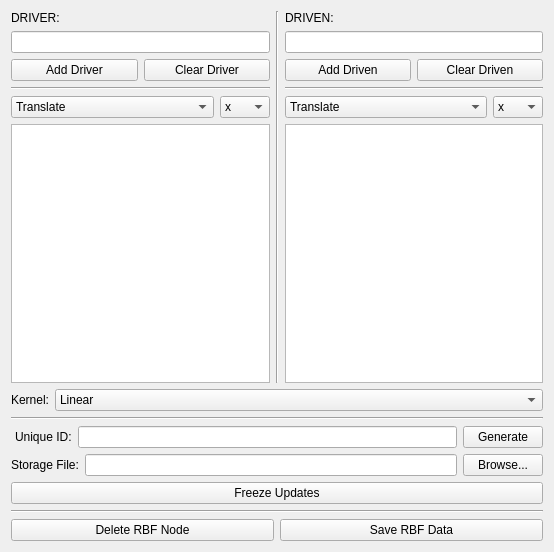
<?xml version="1.0" encoding="UTF-8"?>
<ui version="4.0">
 <class>Form</class>
 <widget class="QWidget" name="Form">
  <property name="geometry">
   <rect>
    <x>0</x>
    <y>0</y>
    <width>554</width>
    <height>552</height>
   </rect>
  </property>
  <property name="windowTitle">
   <string>Form</string>
  </property>
  <layout class="QVBoxLayout" name="verticalLayout">
   <item>
    <layout class="QHBoxLayout" name="horizontalLayout">
     <item>
      <layout class="QVBoxLayout" name="verticalLayout_4">
       <item>
        <widget class="QLabel" name="label">
         <property name="text">
          <string>DRIVER:</string>
         </property>
        </widget>
       </item>
       <item>
        <widget class="QLineEdit" name="Driver_LineEdit"/>
       </item>
       <item>
        <layout class="QHBoxLayout" name="horizontalLayout_2">
         <item>
          <widget class="QPushButton" name="AddDriver_Button">
           <property name="text">
            <string>Add Driver</string>
           </property>
          </widget>
         </item>
         <item>
          <widget class="QPushButton" name="ClearDriver_Button">
           <property name="text">
            <string>Clear Driver</string>
           </property>
          </widget>
         </item>
        </layout>
       </item>
       <item>
        <widget class="Line" name="line_3">
         <property name="orientation">
          <enum>Qt::Horizontal</enum>
         </property>
        </widget>
       </item>
       <item>
        <layout class="QHBoxLayout" name="horizontalLayout_10">
         <item>
          <widget class="QComboBox" name="Driver_ComboBox">
           <item>
            <property name="text">
             <string>Translate</string>
            </property>
           </item>
           <item>
            <property name="text">
             <string>Rotate</string>
            </property>
           </item>
           <item>
            <property name="text">
             <string>Scale</string>
            </property>
           </item>
          </widget>
         </item>
         <item>
          <widget class="QComboBox" name="DriverSetup_ComboBox">
           <property name="maximumSize">
            <size>
             <width>50</width>
             <height>16777215</height>
            </size>
           </property>
           <property name="currentText">
            <string>xyz</string>
           </property>
           <item>
            <property name="text">
             <string>x</string>
            </property>
           </item>
           <item>
            <property name="text">
             <string>y</string>
            </property>
           </item>
           <item>
            <property name="text">
             <string>z</string>
            </property>
           </item>
           <item>
            <property name="text">
             <string>xy</string>
            </property>
           </item>
           <item>
            <property name="text">
             <string>xz</string>
            </property>
           </item>
           <item>
            <property name="text">
             <string>yz</string>
            </property>
           </item>
           <item>
            <property name="text">
             <string>xyz</string>
            </property>
           </item>
          </widget>
         </item>
        </layout>
       </item>
       <item>
        <widget class="QTableView" name="Driver_Table"/>
       </item>
      </layout>
     </item>
     <item>
      <widget class="Line" name="line_5">
       <property name="orientation">
        <enum>Qt::Vertical</enum>
       </property>
      </widget>
     </item>
     <item>
      <layout class="QVBoxLayout" name="DrivenLayout">
       <item>
        <widget class="QLabel" name="label_2">
         <property name="text">
          <string>DRIVEN:</string>
         </property>
        </widget>
       </item>
       <item>
        <widget class="QLineEdit" name="Driven_LineEdit"/>
       </item>
       <item>
        <layout class="QHBoxLayout" name="horizontalLayout_3">
         <item>
          <widget class="QPushButton" name="AddDriven_Button">
           <property name="text">
            <string>Add Driven</string>
           </property>
          </widget>
         </item>
         <item>
          <widget class="QPushButton" name="ClearDriven_Button">
           <property name="text">
            <string>Clear Driven</string>
           </property>
          </widget>
         </item>
        </layout>
       </item>
       <item>
        <widget class="Line" name="line_4">
         <property name="orientation">
          <enum>Qt::Horizontal</enum>
         </property>
        </widget>
       </item>
       <item>
        <layout class="QHBoxLayout" name="horizontalLayout_11">
         <item>
          <widget class="QComboBox" name="Driven_ComboBox">
           <item>
            <property name="text">
             <string>Translate</string>
            </property>
           </item>
           <item>
            <property name="text">
             <string>Rotate</string>
            </property>
           </item>
           <item>
            <property name="text">
             <string>Scale</string>
            </property>
           </item>
          </widget>
         </item>
         <item>
          <widget class="QComboBox" name="DrivenSetup_ComboBox">
           <property name="maximumSize">
            <size>
             <width>50</width>
             <height>16777215</height>
            </size>
           </property>
           <property name="currentText">
            <string>xyz</string>
           </property>
           <item>
            <property name="text">
             <string>x</string>
            </property>
           </item>
           <item>
            <property name="text">
             <string>y</string>
            </property>
           </item>
           <item>
            <property name="text">
             <string>z</string>
            </property>
           </item>
           <item>
            <property name="text">
             <string>xy</string>
            </property>
           </item>
           <item>
            <property name="text">
             <string>xz</string>
            </property>
           </item>
           <item>
            <property name="text">
             <string>yz</string>
            </property>
           </item>
           <item>
            <property name="text">
             <string>xyz</string>
            </property>
           </item>
          </widget>
         </item>
        </layout>
       </item>
       <item>
        <widget class="QTableView" name="Driven_Table"/>
       </item>
      </layout>
     </item>
    </layout>
   </item>
   <item>
    <layout class="QHBoxLayout" name="horizontalLayout_4">
     <item>
      <layout class="QHBoxLayout" name="horizontalLayout_6"/>
     </item>
     <item>
      <layout class="QHBoxLayout" name="horizontalLayout_7">
       <item>
        <widget class="QLabel" name="label_5">
         <property name="text">
          <string>Kernel:</string>
         </property>
        </widget>
       </item>
       <item>
        <widget class="QComboBox" name="Kernel_ComboBox">
         <property name="sizePolicy">
          <sizepolicy hsizetype="Expanding" vsizetype="Fixed">
           <horstretch>0</horstretch>
           <verstretch>0</verstretch>
          </sizepolicy>
         </property>
         <property name="minimumSize">
          <size>
           <width>180</width>
           <height>0</height>
          </size>
         </property>
         <item>
          <property name="text">
           <string>Linear</string>
          </property>
         </item>
         <item>
          <property name="text">
           <string>Quadratic</string>
          </property>
         </item>
         <item>
          <property name="text">
           <string>Cubic</string>
          </property>
         </item>
        </widget>
       </item>
      </layout>
     </item>
    </layout>
   </item>
   <item>
    <widget class="Line" name="line_2">
     <property name="orientation">
      <enum>Qt::Horizontal</enum>
     </property>
    </widget>
   </item>
   <item>
    <layout class="QHBoxLayout" name="horizontalLayout_8">
     <item>
      <spacer name="horizontalSpacer">
       <property name="orientation">
        <enum>Qt::Horizontal</enum>
       </property>
       <property name="sizeType">
        <enum>QSizePolicy::Fixed</enum>
       </property>
       <property name="sizeHint" stdset="0">
        <size>
         <width>4</width>
         <height>3</height>
        </size>
       </property>
      </spacer>
     </item>
     <item>
      <widget class="QLabel" name="label_3">
       <property name="text">
        <string>Unique ID:</string>
       </property>
      </widget>
     </item>
     <item>
      <widget class="QLineEdit" name="ID_LineEdit"/>
     </item>
     <item>
      <widget class="QPushButton" name="GenerateID_Button">
       <property name="text">
        <string>Generate</string>
       </property>
      </widget>
     </item>
    </layout>
   </item>
   <item>
    <layout class="QHBoxLayout" name="horizontalLayout_5">
     <item>
      <widget class="QLabel" name="label_4">
       <property name="text">
        <string>Storage File:</string>
       </property>
      </widget>
     </item>
     <item>
      <widget class="QLineEdit" name="FilePath_LineEdit"/>
     </item>
     <item>
      <widget class="QPushButton" name="Browse_Button">
       <property name="text">
        <string>Browse...</string>
       </property>
      </widget>
     </item>
    </layout>
   </item>
   <item>
    <widget class="QPushButton" name="ToggleUpdates_Button">
     <property name="text">
      <string>Freeze Updates</string>
     </property>
    </widget>
   </item>
   <item>
    <widget class="Line" name="line">
     <property name="orientation">
      <enum>Qt::Horizontal</enum>
     </property>
    </widget>
   </item>
   <item>
    <layout class="QHBoxLayout" name="horizontalLayout_9">
     <item>
      <widget class="QPushButton" name="Delete_Button">
       <property name="text">
        <string>Delete RBF Node</string>
       </property>
      </widget>
     </item>
     <item>
      <widget class="QPushButton" name="Save_Button">
       <property name="text">
        <string>Save RBF Data</string>
       </property>
      </widget>
     </item>
    </layout>
   </item>
  </layout>
 </widget>
 <resources/>
 <connections/>
</ui>
